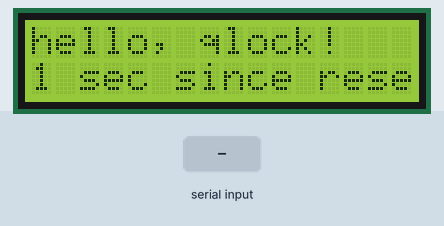
The sketch below on a simulated Arduino Uno, built with avr-gcc and run on an emulated ATmega328P. Parts: 16×2 character LCD. Inputs (shaded band) come from the test bench. What the sketch prints to the serial monitor is not drawn.

Above: at 1.2 s.
1.3 s: "200\n" received over Serial
At 1.8 s:
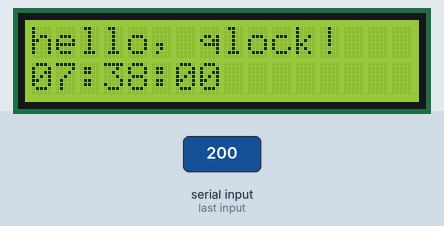
4.3 s: "90,45\n" received over Serial
At 5.1 s:
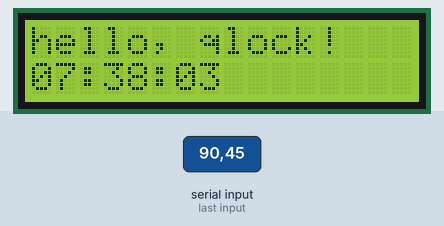
Timing chart, 0 to 7.3 s (numbered marks = the images above; inputs shaded):
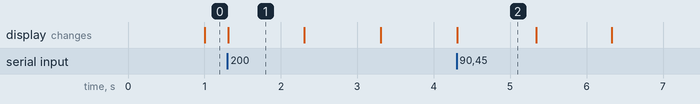

The sketch:

qlock.ino
```cpp
/*
 This sketch prints "Hello World!" to the LCD and shows the
 time. The time has to be initialized by sending a string in
 HHMM format.

 This program is based on the LiquidCrystal Library Tutorial
 and my qlock.js implementation.
 @see http://arduino.cc/en/Tutorial/LiquidCrystal
 @see https://github.com/f00f/qlock.js
 */

// include the library code:
#include <LiquidCrystal.h>

#define SIZE_OF_TIME_MSG 4

// initialize the library with the numbers of the interface pins
LiquidCrystal lcd(12, 11, 5, 4, 3, 2);

unsigned int base_hours = 0;
unsigned int base_minutes = 0;
unsigned int base_seconds = 0;
unsigned long base_millis = 0;

void setup() {
  // set up the LCD's number of columns and rows:
  lcd.begin(16, 2);
  // Print a message to the LCD.
  lcd.print("hello, qlock!");

  Serial.begin(9600);
  Serial.print("To init clock, send time in HHMM format.\n");
}

void loop() {
  // set the cursor to column 0, line 1
  // (note: line 1 is the second row, since counting begins with 0):
  lcd.setCursor(0, 1);

  if (0 == base_millis)
  {
    // print the number of seconds since reset:
    lcd.print(millis()/1000);
    lcd.print(" sec since reset");
  }
  else
  {
    // compute time
    unsigned int offset_s = int( (millis() - base_millis) / 1000 );
    unsigned int cur_s = (base_seconds + offset_s);

    // overflow
    unsigned int offset_m = cur_s / 60;
    unsigned int cur_m = (base_minutes + offset_m);

    // overflow
    unsigned int offset_h = cur_m / 60;
    unsigned int cur_h = (base_hours + offset_h);

    cur_s = cur_s % 60;
    cur_m = cur_m % 60;
    cur_h = cur_h % 24;

    // generate time string
    String time_string = getTimeString(cur_h, cur_m, cur_s);
    lcd.print(time_string);
  }
}

void serialEvent() {
  char time_buf[4];

  unsigned long m = millis(); // remember time of the event

  Serial.print("Got serial event.\n");
  if (Serial.available() != SIZE_OF_TIME_MSG)
  {
    //Serial.print("E_MSG_TOO_SHORT\n");
    return;
  }

  unsigned int nBytes = Serial.readBytes(time_buf, SIZE_OF_TIME_MSG);
  if (nBytes != SIZE_OF_TIME_MSG)
  {
    Serial.print("E_WRONG_TIME_FORMAT\n");
    return;
  }
  Serial.print(String(time_buf) + String("\n"));
  base_millis = m;
  base_hours = digitToInt(time_buf[0]) * 10 + digitToInt(time_buf[1]);
  base_minutes = digitToInt(time_buf[2]) * 10 + digitToInt(time_buf[3]);

  // erase 2nd line
  lcd.setCursor(0, 1);
  lcd.print("                ");//16x' '
}

char digitToInt(char digit)
{
  return digit - '0';
}

String getTimeString(unsigned int h, unsigned int m, unsigned int s)
{
  String time_str = "";
  if (h < 10) { time_str += "0"; }
  time_str += h;
  time_str += ":";
  if (m < 10) { time_str += "0"; }
  time_str += m;
  time_str += ":";
  if (s < 10) { time_str += "0"; }
  time_str += s;
  return time_str;
}
```

Measured:
- after the input at 1.3 s, the display: first changes at once (image 1 shows a later state)
- what the display in image 1 shows lasts 1.0 s, from 1.3 s to 2.3 s
